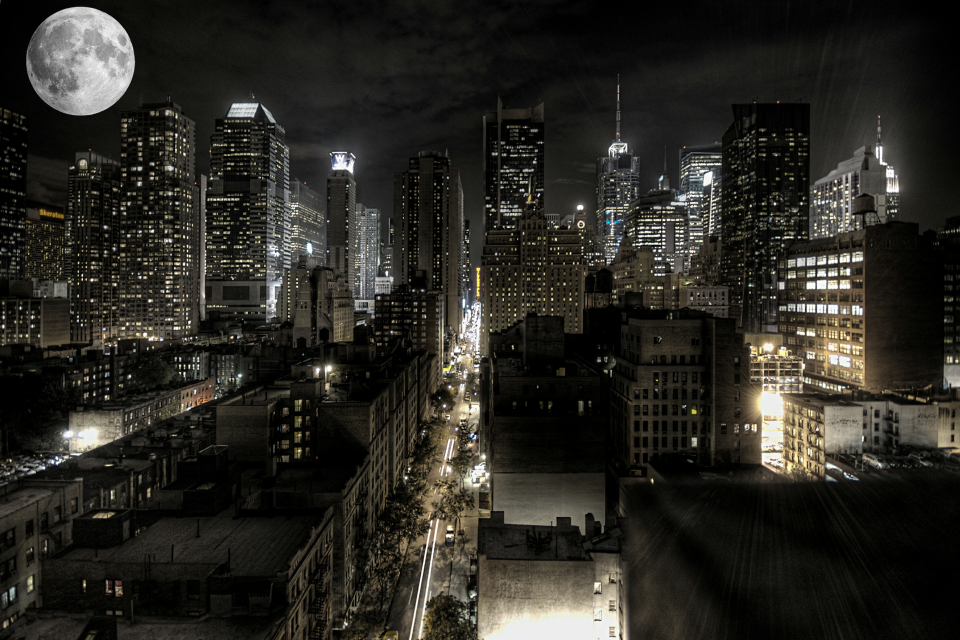
#> input picture input_image/img.png, 1920 x 1280 px (shown at 1/2 size); its folder holds only this picture in this run
$ jupyter execute --allow-errors 'Image Compression using KMeans.ipynb'   (older library calls are emulated)
#> lines starting #> are read from the running program, lines starting #| are printed output that depends on the picture
# **K-Compress: Image Compression using K-Means**

[cell 1]
import cv2
import numpy as np
import matplotlib.pyplot as plt
import pandas as pd
import os
import sys
import time
import imageio
from sklearn.cluster import KMeans

### Select 16 Colors

[cell 2]
input_folder = "input_image/"
input_filename = input_folder + os.listdir(input_folder)[0]

[cell 3]
img = cv2.imread(input_filename, cv2.IMREAD_COLOR)
#> img is the input picture: shape (1280, 1920, 3); mean B, G, R 34.7, 40.3, 41.9
img = cv2.cvtColor(img, cv2.COLOR_BGR2RGB)

[cell 4]
img = img/255

[cell 5]
print("Shape of input image: ", img.shape)
#| Shape of input image:  (1280, 1920, 3)
orig_shape = img.shape
#> orig_shape = (1280, 1920, 3)

[cell 6]
# Image is reshaped into an m x 3 matrix, where m is the total pixels in the image
# Each row represents 1 pixel

X = np.reshape(img, (img.shape[0] * img.shape[1], 3))

[cell 7]
X.shape
#> Out = (2457600, 3)

[cell 8]
K = 16
tic = time.time()

kmeans = KMeans(n_clusters=K, random_state=0,verbose=1, init='k-means++', n_init=1).fit(X)
#> (printed output is left out)

toc = time.time()
print('\nTraining Complete in {} seconds'.format(np.round(toc-tic)))

### Compress Image:

[cell 9]
output_folder = "compressed_image/"

[cell 10]
C = kmeans.predict(X)
centroids = kmeans.cluster_centers_
#> centroids = 16 rows, first 8: [0.876, 0.861, 0.788], [0.0694, 0.0685, 0.0542], [0.493, 0.464, 0.4], [0.277, 0.26, 0.221], [0.0082, 0.00951, 0.00525], [0.677, 0.648, 0.57], [0.223, 0.209, 0.176], [0.339, 0.319, 0.272]

[cell 11]
C = C.astype(np.int8).squeeze()

[cell 12]
def merge_to_byte(C):
    """as the smallest data type in python is of size 1 byte
    The merge_to_byte function takes two 4-bit numbers (actually 1 bytes) as input
    and combines them into a single byte"""

    packed_bytes = []

    for i in range(0, C.shape[0], 2):

        n2 = C[i+1] << 4
        packed_byte = n2 | C[i]

        packed_bytes.append(packed_byte)
#> this loop made 1228800 passes
#> packed_byte on passes 1 to 3: 73, 68, 68
#> after the loop, packed_bytes = 1228800 items

    return np.array(packed_bytes, dtype=np.uint8)

[cell 13]
def save_as_RGB(packed_bytes):

    m = packed_bytes.shape[0]

    dim = np.ceil(np.sqrt(m/3))
    dim = int(dim)
    tot = dim * dim * 3
    pad = int(tot - m)

    padding = np.array([1] * pad, dtype=np.uint8)

    padded_packed_bytes = np.append(packed_bytes, padding)

    tmp = np.reshape(padded_packed_bytes, (dim, dim, 3))

    imageio.imwrite(output_folder+"color_mapping_image_RGB.png", tmp)

    return pad

[cell 14]
def save_as_grey(packed_bytes, orig_shape):

#> called with packed_bytes = array of shape (1228800,), orig_shape = (1280, 1920, 3)
    l, b, _ = orig_shape
#> l = 1280; b = 1920

    if l > b:
        l = int(l/2)
    else:
        b = int(b/2)
#> b = 960

    tmp = np.reshape(packed_bytes, (l,b))
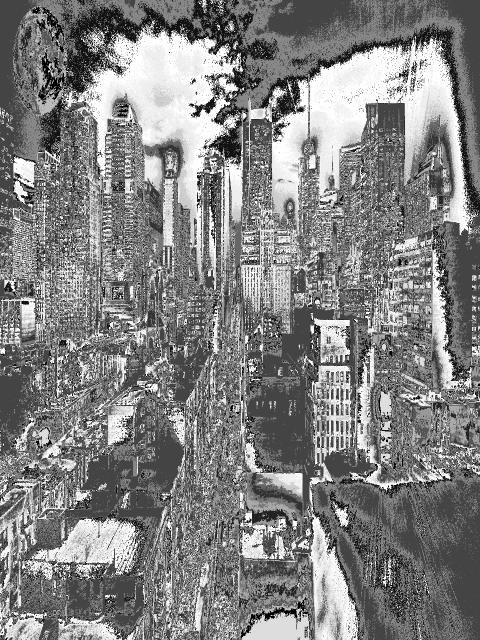
#> tmp: shape (1280, 960) (shown at 1/2 size); min 0, max 255, mean 129.9

    imageio.imwrite(output_folder+"color_mapping_image_grey.png", tmp)

[cell 15]
packed_bytes = merge_to_byte(C)

[cell 16]
save_as_grey(packed_bytes, orig_shape)

[cell 17]
np.save(output_folder+"16_colors", centroids)

### Compression Evaluation:

[cell 18]
def get_foldercontent_size(folder_path):

    tsize = 0

    for file in os.listdir(folder_path):
        tsize += os.path.getsize(folder_path + file)

    return np.round(tsize/1024, 2)

[cell 19]
input_size = get_foldercontent_size(input_folder)

#> (a cell that did not finish here is left out)


#> (a cell that did not finish here is left out)

#> (a cell that did not finish here is left out)

#> (a cell that did not finish here is left out)

### Comparsion: Original & Compressed Image

[cell 24]
cm = cv2.imread(output_folder+"color_mapping_image_grey.png", cv2.IMREAD_GRAYSCALE)

[cell 25]
cm = np.reshape(cm, (cm.shape[0] * cm.shape[1], 1)).squeeze()

[cell 26]
def split_byte(cm):

    m = len(cm)
#> m = 1228800
    unpacked_bytes = []

    for i in range(m):

        n2 = cm[i] >> 4
        n1 = cm[i] & 0b00001111

        unpacked_bytes.append(n1)
        unpacked_bytes.append(n2)
#> this loop made 1228800 passes
#> n1 on passes 1 to 3: 9, 4, 4
#> after the loop, unpacked_bytes = 2457600 items

    return unpacked_bytes

[cell 27]
unpacked_bytes = split_byte(cm)
#> unpacked_bytes = 2457600 items
C = np.array(unpacked_bytes)

[cell 28]
# Image is recovered from the indices by mapping each pixel to the corresponding cluster centroid

X_recovered = centroids[C.astype(int).tolist(),:]

[cell 29]
# Reshape the recovered image into proper dimensions

# X_recovered = np.reshape(X_recovered, (img.shape[0], img.shape[1], 3))
X_recovered = np.reshape(X_recovered, orig_shape)
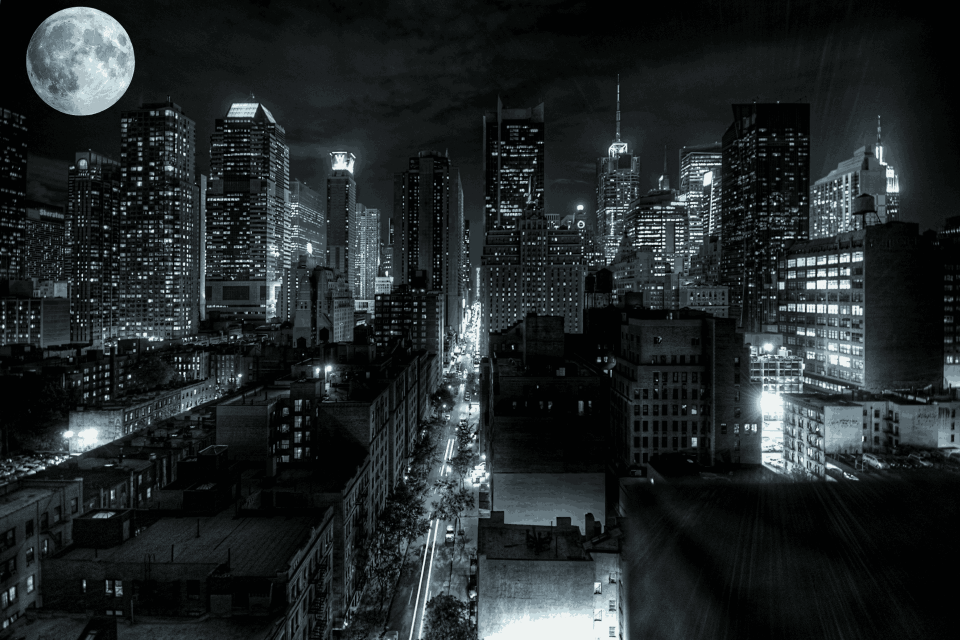
#> X_recovered: shape (1280, 1920, 3) float64 (shown at 1/2 size); mean of channels 0, 1, 2 0.164, 0.158, 0.136; drawn as B, G, R

[cell 30]
fig, axs = plt.subplots(1,2, squeeze=False, figsize=(15, 15))
axs[0,0].imshow(img)
axs[0,0].set_title("Original Image")
axs[0,1].imshow(X_recovered)
axs[0,1].set_title("Compressed Image")
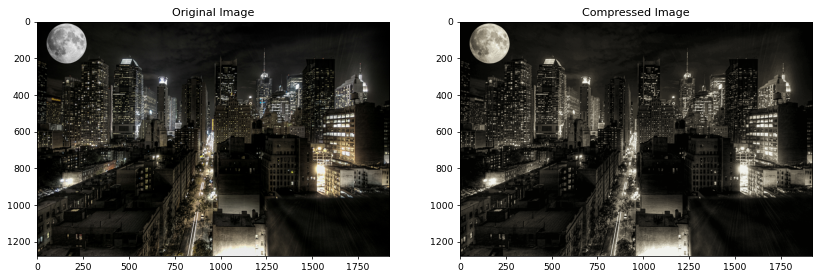
#> figure drawn by matplotlib, 2 panels
